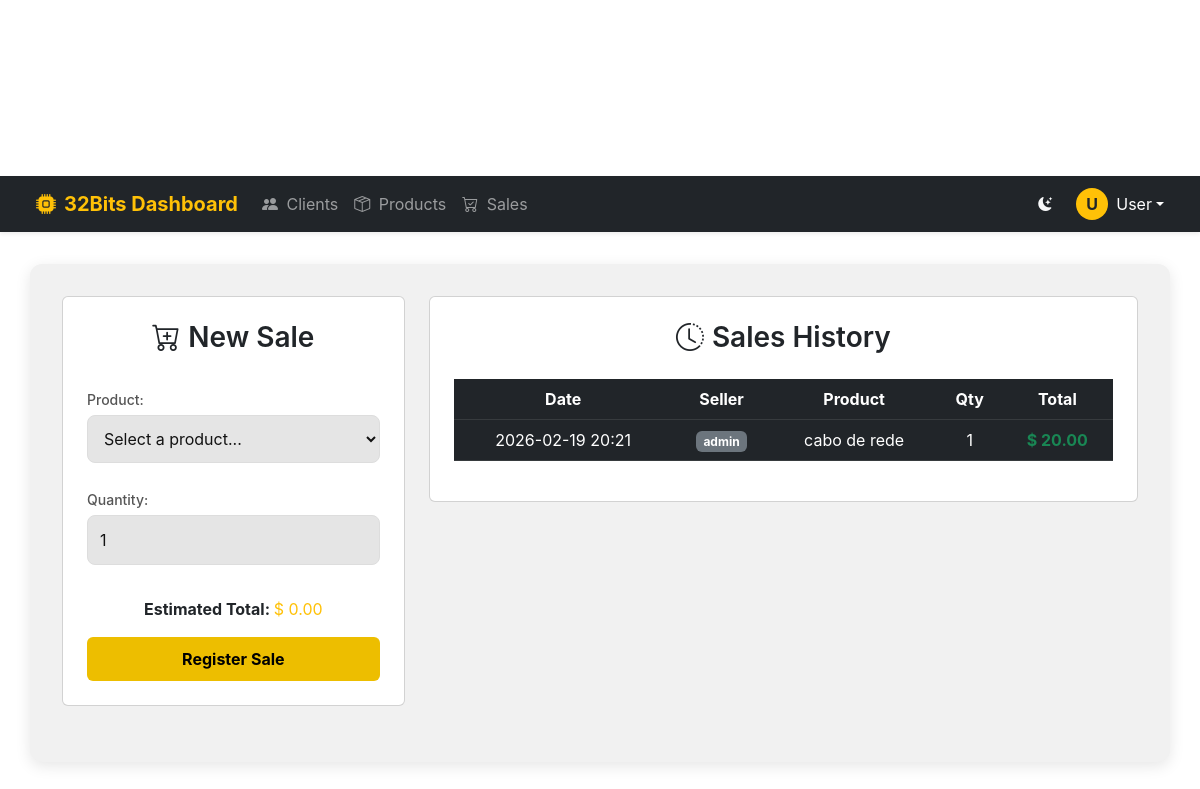
The page /seles (signed in) on the database as committed earlier.
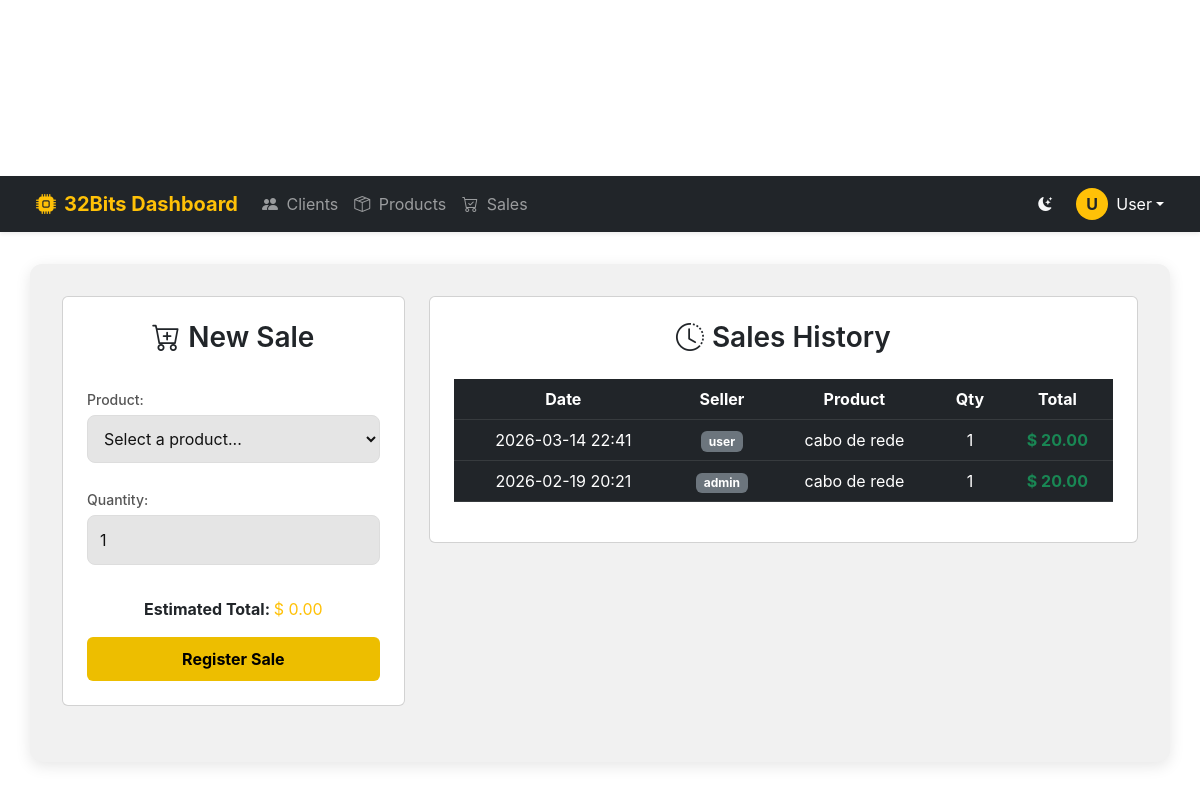
The same page on the database as committed later.
### models/userModel.py (models this page shows, shortened)
class Venda(db.Model):
    __tablename__ = 'vendas'
    id = db.Column(db.Integer, primary_key=True)
    produto_id = db.Column(db.Integer, db.ForeignKey('produtos.id'), nullable=False)
    user_id = db.Column(db.Integer, db.ForeignKey('users.id'), nullable=False)
    quantidade = db.Column(db.Integer, default=1)
    data_venda = db.Column(db.DateTime, default=datetime.utcnow)
    valor_total = db.Column(db.Float, nullable=False)

class User(db.Model, UserMixin):
    __tablename__ = 'users'
    id = db.Column(db.Integer, primary_key=True)
    username = db.Column(db.String(80), unique=True, nullable=False)
    password = db.Column(db.String(120), nullable=False)
    is_admin = db.Column(db.Boolean, default=False)
    image_profile = db.Column(db.String(255))

class Produto(db.Model):
    __tablename__ = 'produtos'
    id = db.Column(db.Integer, primary_key=True)
    name = db.Column(db.String(100), nullable=False)
    price = db.Column(db.Float, nullable=False)
    description = db.Column(db.Text)
    ficha_tecnica_path = db.Column(db.String(255))
    date = db.Column(db.DateTime, default=datetime.utcnow)

### app.py (the view)
@app.route('/seles')
@login_required
def get_sell():
    try:
        vendas = db.session.query(Venda, Produto, User)\
            .join(Produto, Venda.produto_id == Produto.id)\
            .join(User, Venda.user_id == User.id)\
            .order_by(Venda.data_venda.desc())\
            .all()
        produtos = Produto.query.all()
        return render_template('vendas.html', vendas=vendas, produtos=produtos)
    except Exception as e:
        print(e)
        return render_template('vendas.html', vendas=[], produtos=[], error=str(e))

### app.py (called while the page is built)
@login_manager.user_loader
def load_user(user_id):
    return User.query.get(int(user_id))

### templates/vendas.html (shortened to what this page needs)
{% extends "layout.html" %}
{% block content %}
<div class="row">
    <div class="col-md-4">
        <div class="card p-4 mb-4">
            <h3><i class="bi bi-cart-plus me-2"></i>New Sale</h3>
            <form id="formVenda">
                <label>Product:</label>
                <select class="form-field" id="produto_id" required>
                    <option value="" disabled selected>Select a product...</option>
                </select>
                <label>Quantity:</label>
                <input type="number" class="form-field" id="qtd" min="1" value="1" required>
                <div class="mt-3">
                    <strong>Estimated Total: </strong> <span id="totalEstimado" class="text-warning">$ 0.00</span>
                </div>
                <button type="submit" class="submit-btn mt-3 w-100">Register Sale</button>
            </form>
        </div>
    </div>
    <div class="col-md-8">
        <div class="card p-4">
            <h3><i class="bi bi-clock-history me-2"></i>Sales History</h3>
            <div class="table-responsive">
                <table class="table table-dark table-hover">
                    <thead>
                        <tr>
                            <th>Date</th>
                            <th>Seller</th>
                            <th>Product</th>
                            <th>Qty</th>
                            <th>Total</th>
                        </tr>
                    </thead>
                    <tbody>
                        {% for venda, produto, user in vendas %}
                        <tr>
                            <td>{{ venda.data_venda.strftime('%Y-%m-%d %H:%M') }}</td>
                            <td><span class="badge bg-secondary">{{ user.username }}</span></td>
                            <td>{{ produto.name }}</td>
                            <td>{{ venda.quantidade }}</td>
                            <td class="text-success fw-bold">$ {{ "%.2f"|format(venda.valor_total) }}</td>
                        </tr>
                        {% else %}
                        <tr>
                            <td colspan="5" class="text-center text-muted">No sales registered.</td>
                        </tr>
                        {% endfor %}
                    </tbody>
                </table>
            </div>
        </div>
    </div>
</div>
{% endblock %}

Rows that differ between the two databases and show on the page:
added Venda: data_venda "2026-03-14 22:41", username "user", name "cabo de rede", quantidade "1", valor_total "20.00"
